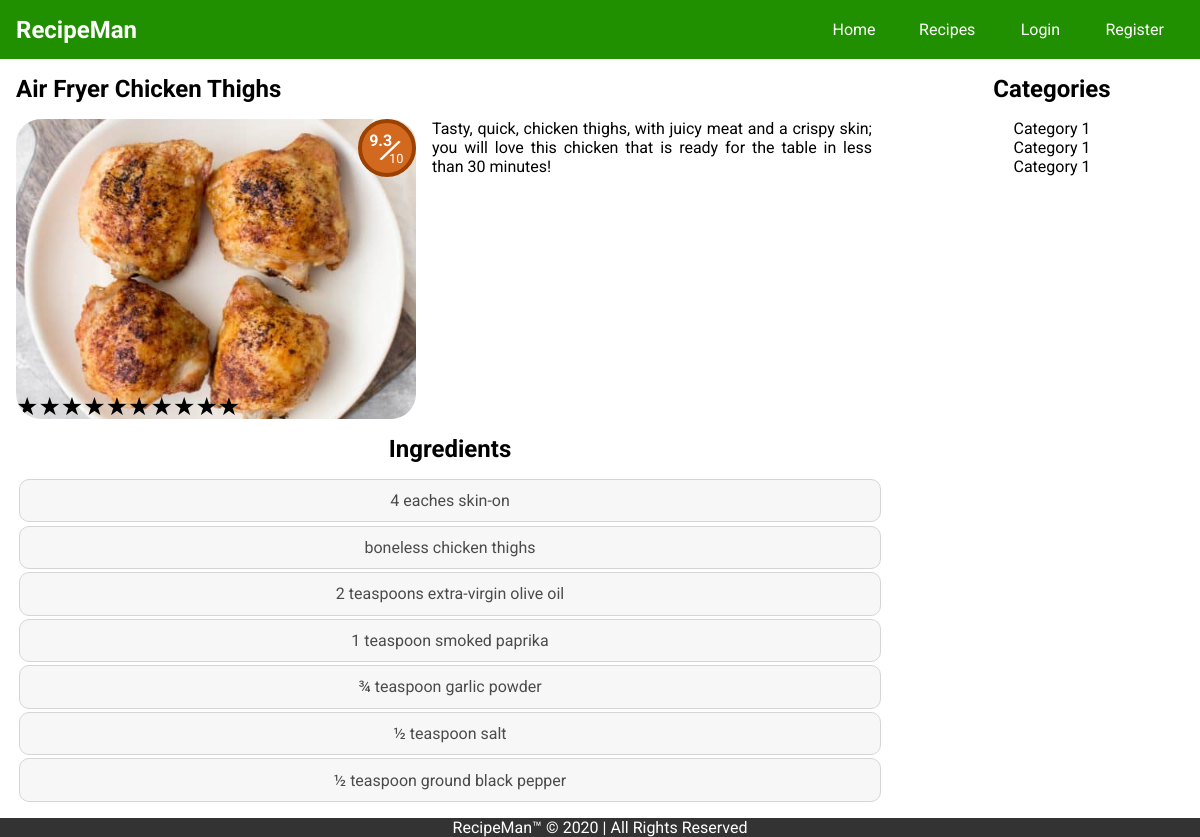
Screenshot of /Recipe/recipe_single.php?id=6 with the database file from the repository.
### tables this page shows
CREATE TABLE `recipe` (
  `id` int(11) NOT NULL,
  `name` varchar(255) NOT NULL,
  `ingredient` varchar(255) NOT NULL,
  `time` date NOT NULL,
  `img` text NOT NULL,
  `description` text NOT NULL,
  `rating` varchar(11) NOT NULL,
  `category` int(11) NOT NULL
);

### Recipe/recipe_single.php (the view, shortened to what this page needs)
<?php
    require_once "pdo.php";
    require_once "header.php";
    if(isset($_GET['id'])){
        $query = "SELECT * FROM recipe WHERE id=:id";
        $stmt = $pdo->prepare($query);
        $stmt->execute(array(
            ':id' => $_GET['id']
        ));
        $row = $stmt->fetch(PDO::FETCH_ASSOC);
    }
?>
<section class="container">
    <div class="recipe-s">
        <div class="recipe-single">
            <h2><?php echo $row['name']; ?></h2>
            <div class="content">
                <div class="recipe-cover" style="background: url('./img/<?php echo $row['img']; ?>') no-repeat center center/cover;">
                    <div class="rating"><p><span class="rate"><?php echo $row['rating']; ?></span> <span class="by">/</span><span class="total">10</span></p> </div>
                    <form class="rating-html">
                        <label>
                          <span class="icon">★</span>
                        </label>
                        <label>
                          <span class="icon">★</span>
                          <span class="icon">★</span>
                        </label>
                        <label>
                          <span class="icon">★</span>
                          <span class="icon">★</span>
                          <span class="icon">★</span>
                        </label>
                        <label>
                          <span class="icon">★</span>
                          <span class="icon">★</span>
                          <span class="icon">★</span>
                          <span class="icon">★</span>
                        </label>
                        <label>
                          <span class="icon">★</span>
                          <span class="icon">★</span>
                          <span class="icon">★</span>
                          <span class="icon">★</span>
                          <span class="icon">★</span>
                        </label>
                        <label>
                            <span class="icon">★</span>
                            <span class="icon">★</span>
                            <span class="icon">★</span>
                            <span class="icon">★</span>
                            <span class="icon">★</span>
                            <span class="icon">★</span>
                          </label>
                        <label>
                            <span class="icon">★</span>
                            <span class="icon">★</span>
                            <span class="icon">★</span>
                            <span class="icon">★</span>
                            <span class="icon">★</span>
                            <span class="icon">★</span>
                            <span class="icon">★</span>
                          </label>
                        <label>
                            <span class="icon">★</span>
                            <span class="icon">★</span>
                            <span class="icon">★</span>
                            <span class="icon">★</span>
                            <span class="icon">★</span>
                            <span class="icon">★</span>
                            <span class="icon">★</span>
                            <span class="icon">★</span>
                          </label>
                        <label>
                            <span class="icon">★</span>
                            <span class="icon">★</span>
                            <span class="icon">★</span>
                            <span class="icon">★</span>
                            <span class="icon">★</span>
                            <span class="icon">★</span>
                            <span class="icon">★</span>
                            <span class="icon">★</span>
                            <span class="icon">★</span>
                          </label>
                        <label>
                            <span class="icon">★</span>
                            <span class="icon">★</span>
                            <span class="icon">★</span>
                            <span class="icon">★</span>
                            <span class="icon">★</span>
                            <span class="icon">★</span>
                            <span class="icon">★</span>
                            <span class="icon">★</span>
                            <span class="icon">★</span>
                            <span class="icon">★</span>
                          </label>
                      </form>
                </div>
                    <p><?php echo $row['description']; ?></p>
            </div>
        </div>
        <div class="sidebar">
            <h2>Categories</h2>
            <ul>
                <li>Category 1</li>
                <li>Category 1</li>
                <li>Category 1</li>
            </ul>
        </div>
    </div>
</section>
<section class="container">
    <div class="recipe-details">
        <div class="ingredient">
            <h2>Ingredients</h2>
            <?php
                $ingredients = explode(",", $row['ingredient']);
            ?>
            <ul>
                <?php foreach($ingredients as $item) { ?>
                <li><?php echo $item ?></li>
                <?php } ?>
            </ul>
        </div>
        <div class="sidebar"></div>
    </div>
</section>
<?php require_once "footer.php"; ?>

### Recipe/css/style.css (style rules this page uses)
* { margin: 0; padding: 0; }
body { font-family: "Roboto", sans-serif; box-sizing: border-box; }
.container { max-width: 1200px; margin: auto; }
.container .recipe-s { display: grid; grid-template-columns: 3fr 1fr; gap: 1rem; }
.container .recipe-s .recipe-single { padding: 1rem; }
.container .recipe-s .recipe-single .content { margin: 1rem 0; }
.container .recipe-s .recipe-single .content .recipe-cover { float: left; overflow: hidden; width: 400px; height: 300px; margin-right: 1rem; border-radius: 25px; display: grid; }
.container .recipe-s .recipe-single .content .recipe-cover .rating { align-self: start; justify-self: end; width: 50px; height: 50px; background: chocolate; border-radius: 50px; display: flex; font-size: 0.8rem; border: 4px solid #9c4100; }
.container .recipe-s .recipe-single .content .recipe-cover .rating p { align-self: center; justify-self: center; text-align: center; padding: .45rem; color: #fff; position: relative; }
.container .recipe-s .recipe-single .content .recipe-cover .rating p span { position: absolute; }
.container .recipe-s .recipe-single .content .recipe-cover .rating p .rate { top: -10px; font-size: 1rem; font-weight: bold; }
.container .recipe-s .recipe-single .content .recipe-cover .rating p .by { font-size: 2rem; top: -10px; left: 22px; transform: rotate(25deg); }
.container .recipe-s .recipe-single .content .recipe-cover .rating p .total { top: 10px; left: 27px; }
.container .recipe-s .recipe-single .content p { text-align: justify; }
.container .recipe-s .sidebar { margin: 1rem; text-align: center; }
.container .recipe-s .sidebar ul { list-style: none; margin: 1rem; }
.rating-html { display: inline-block; position: relative; height: 25px; line-height: 25px; font-size: 25px; align-self: end; }
.rating-html label { position: absolute; top: 0; left: 0; height: 100%; cursor: pointer; }
.rating-html label:last-child { position: static; }
.rating-html label:nth-child(1) { z-index: 10; }
.rating-html label:nth-child(2) { z-index: 9; }
.rating-html label:nth-child(3) { z-index: 8; }
.rating-html label:nth-child(4) { z-index: 7; }
.rating-html label:nth-child(5) { z-index: 6; }
.rating-html label:nth-child(6) { z-index: 5; }
.rating-html label:nth-child(7) { z-index: 4; }
.rating-html label:nth-child(8) { z-index: 3; }
.rating-html label:nth-child(9) { z-index: 2; }
.rating-html label:nth-child(10) { z-index: 1; }
.rating-html label .icon { float: left; color: transparent; }
.rating-html label:last-child .icon { color: #000; }
.container .recipe-details { display: grid; grid-template-columns: 3fr 1fr; }
.container .recipe-details .ingredient h2 { text-align: center; }
.container .recipe-details .ingredient ul { list-style: none; margin: 1rem; }
.container .recipe-details .ingredient ul li { text-align: center; padding: 0.7rem; background: #f4f4f4; margin: 0.2rem; border: 1px solid #c4c4c4; border-radius: 10px; opacity: 0.7; }

### rows the page displays
recipe: name "Air Fryer Chicken Thighs", img (picture), rating "9.3", description "Tasty, quick, chicken thighs, with juicy meat and a crispy skin; you will love this chicken that is ready for the table in less than 30 minutes!", ingredient "4 eaches skin-on", ingredient "boneless chicken thighs", ingredient "2 teaspoons extra-virgin olive oil", ingredient "1 teaspoon smoked paprika", ingredient "¾ teaspoon garlic powder", ingredient "½ teaspoon salt", ingredient "½ teaspoon ground black pepper"
